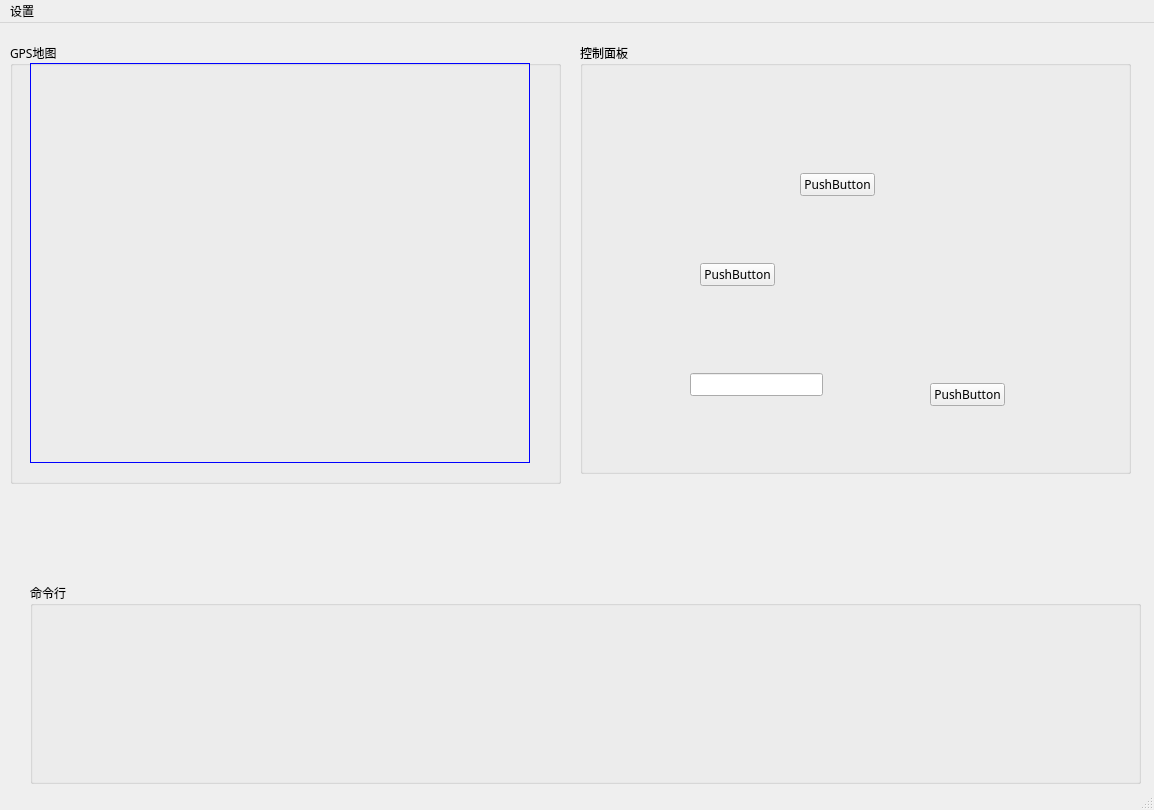
<?xml version="1.0" encoding="UTF-8"?>
<ui version="4.0">
 <class>MainWindow</class>
 <widget class="QMainWindow" name="MainWindow">
  <property name="geometry">
   <rect>
    <x>0</x>
    <y>0</y>
    <width>1154</width>
    <height>810</height>
   </rect>
  </property>
  <property name="windowTitle">
   <string>MainWindow</string>
  </property>
  <widget class="QWidget" name="centralWidget">
   <widget class="QGroupBox" name="groupBox">
    <property name="geometry">
     <rect>
      <x>10</x>
      <y>20</y>
      <width>551</width>
      <height>441</height>
     </rect>
    </property>
    <property name="font">
     <font>
      <family>仿宋</family>
      <weight>50</weight>
      <bold>false</bold>
      <stylestrategy>PreferAntialias</stylestrategy>
     </font>
    </property>
    <property name="title">
     <string>GPS地图</string>
    </property>
    <widget class="MapWidget" name="widgetMap" native="true">
     <property name="enabled">
      <bool>true</bool>
     </property>
     <property name="geometry">
      <rect>
       <x>20</x>
       <y>20</y>
       <width>500</width>
       <height>400</height>
      </rect>
     </property>
     <property name="sizePolicy">
      <sizepolicy hsizetype="Fixed" vsizetype="Fixed">
       <horstretch>0</horstretch>
       <verstretch>0</verstretch>
      </sizepolicy>
     </property>
     <property name="minimumSize">
      <size>
       <width>500</width>
       <height>400</height>
      </size>
     </property>
     <property name="maximumSize">
      <size>
       <width>500</width>
       <height>400</height>
      </size>
     </property>
     <property name="baseSize">
      <size>
       <width>300</width>
       <height>200</height>
      </size>
     </property>
     <property name="autoFillBackground">
      <bool>false</bool>
     </property>
     <property name="styleSheet">
      <string notr="true">border:1px solid #00F</string>
     </property>
     <layout class="QGridLayout" name="gridLayout_2"/>
    </widget>
   </widget>
   <widget class="QGroupBox" name="groupBox_2">
    <property name="geometry">
     <rect>
      <x>580</x>
      <y>20</y>
      <width>551</width>
      <height>431</height>
     </rect>
    </property>
    <property name="font">
     <font>
      <family>仿宋</family>
     </font>
    </property>
    <property name="title">
     <string>控制面板</string>
    </property>
    <widget class="QPushButton" name="pushButton_3">
     <property name="geometry">
      <rect>
       <x>220</x>
       <y>130</y>
       <width>75</width>
       <height>23</height>
      </rect>
     </property>
     <property name="sizePolicy">
      <sizepolicy hsizetype="Minimum" vsizetype="Fixed">
       <horstretch>0</horstretch>
       <verstretch>0</verstretch>
      </sizepolicy>
     </property>
     <property name="text">
      <string>PushButton</string>
     </property>
    </widget>
    <widget class="QPushButton" name="pushButton_2">
     <property name="geometry">
      <rect>
       <x>120</x>
       <y>220</y>
       <width>75</width>
       <height>23</height>
      </rect>
     </property>
     <property name="sizePolicy">
      <sizepolicy hsizetype="Minimum" vsizetype="Minimum">
       <horstretch>0</horstretch>
       <verstretch>0</verstretch>
      </sizepolicy>
     </property>
     <property name="minimumSize">
      <size>
       <width>75</width>
       <height>23</height>
      </size>
     </property>
     <property name="text">
      <string>PushButton</string>
     </property>
    </widget>
    <widget class="QLineEdit" name="lineEdit">
     <property name="geometry">
      <rect>
       <x>110</x>
       <y>330</y>
       <width>133</width>
       <height>23</height>
      </rect>
     </property>
     <property name="sizePolicy">
      <sizepolicy hsizetype="Fixed" vsizetype="Fixed">
       <horstretch>0</horstretch>
       <verstretch>0</verstretch>
      </sizepolicy>
     </property>
     <property name="minimumSize">
      <size>
       <width>133</width>
       <height>23</height>
      </size>
     </property>
    </widget>
    <widget class="QPushButton" name="pushButton">
     <property name="geometry">
      <rect>
       <x>350</x>
       <y>340</y>
       <width>75</width>
       <height>23</height>
      </rect>
     </property>
     <property name="minimumSize">
      <size>
       <width>75</width>
       <height>23</height>
      </size>
     </property>
     <property name="text">
      <string>PushButton</string>
     </property>
    </widget>
   </widget>
   <widget class="QGroupBox" name="groupBox_3">
    <property name="geometry">
     <rect>
      <x>30</x>
      <y>560</y>
      <width>1111</width>
      <height>201</height>
     </rect>
    </property>
    <property name="font">
     <font>
      <family>仿宋</family>
     </font>
    </property>
    <property name="title">
     <string>命令行</string>
    </property>
   </widget>
  </widget>
  <widget class="QMenuBar" name="menuBar">
   <property name="geometry">
    <rect>
     <x>0</x>
     <y>0</y>
     <width>1154</width>
     <height>23</height>
    </rect>
   </property>
   <widget class="QMenu" name="menuSeetings">
    <property name="title">
     <string>设置</string>
    </property>
    <addaction name="actionGPS"/>
   </widget>
   <addaction name="menuSeetings"/>
  </widget>
  <widget class="QStatusBar" name="statusBar"/>
  <action name="actionGPS">
   <property name="text">
    <string>GPS</string>
   </property>
  </action>
 </widget>
 <layoutdefault spacing="6" margin="11"/>
 <customwidgets>
  <customwidget>
   <class>MapWidget</class>
   <extends>QWidget</extends>
   <header>MapWidget.h</header>
   <container>1</container>
  </customwidget>
 </customwidgets>
 <resources/>
 <connections/>
</ui>
